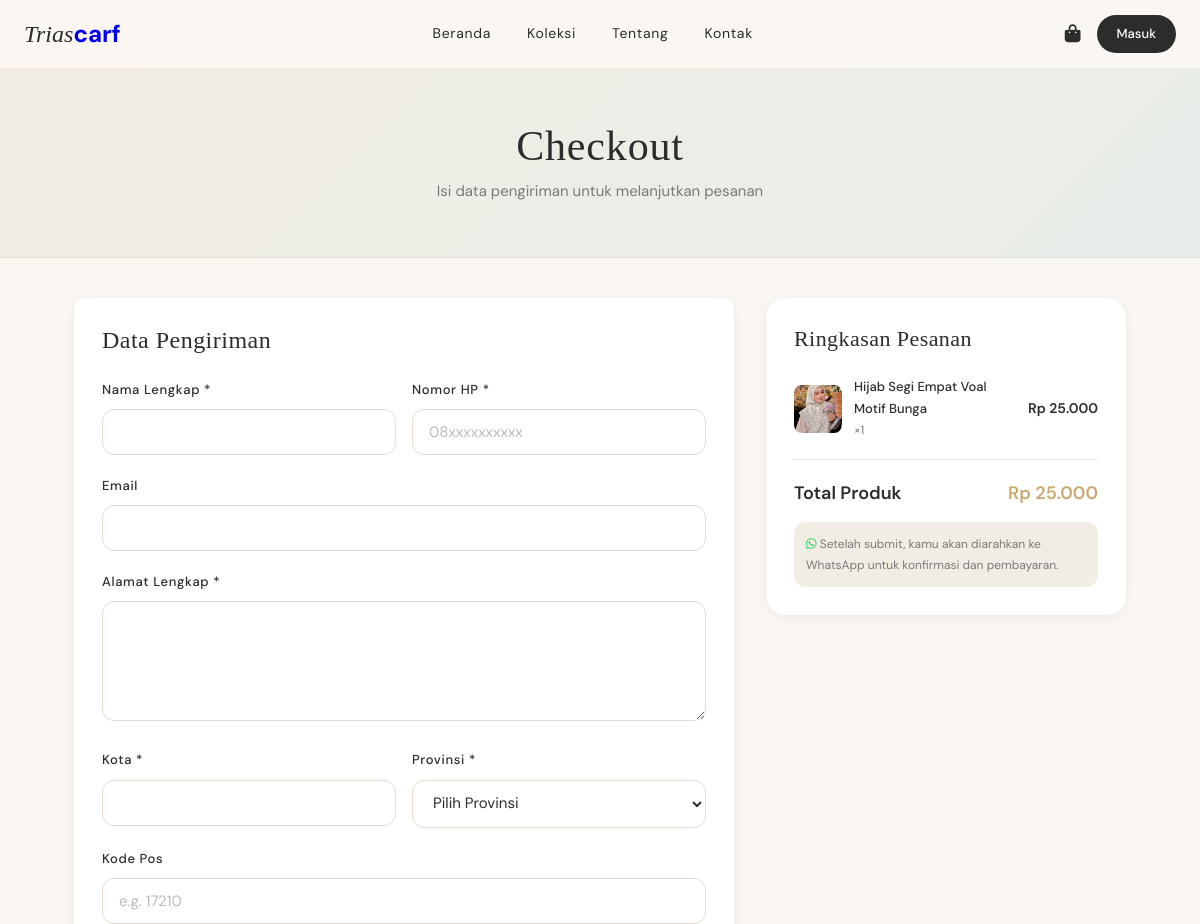
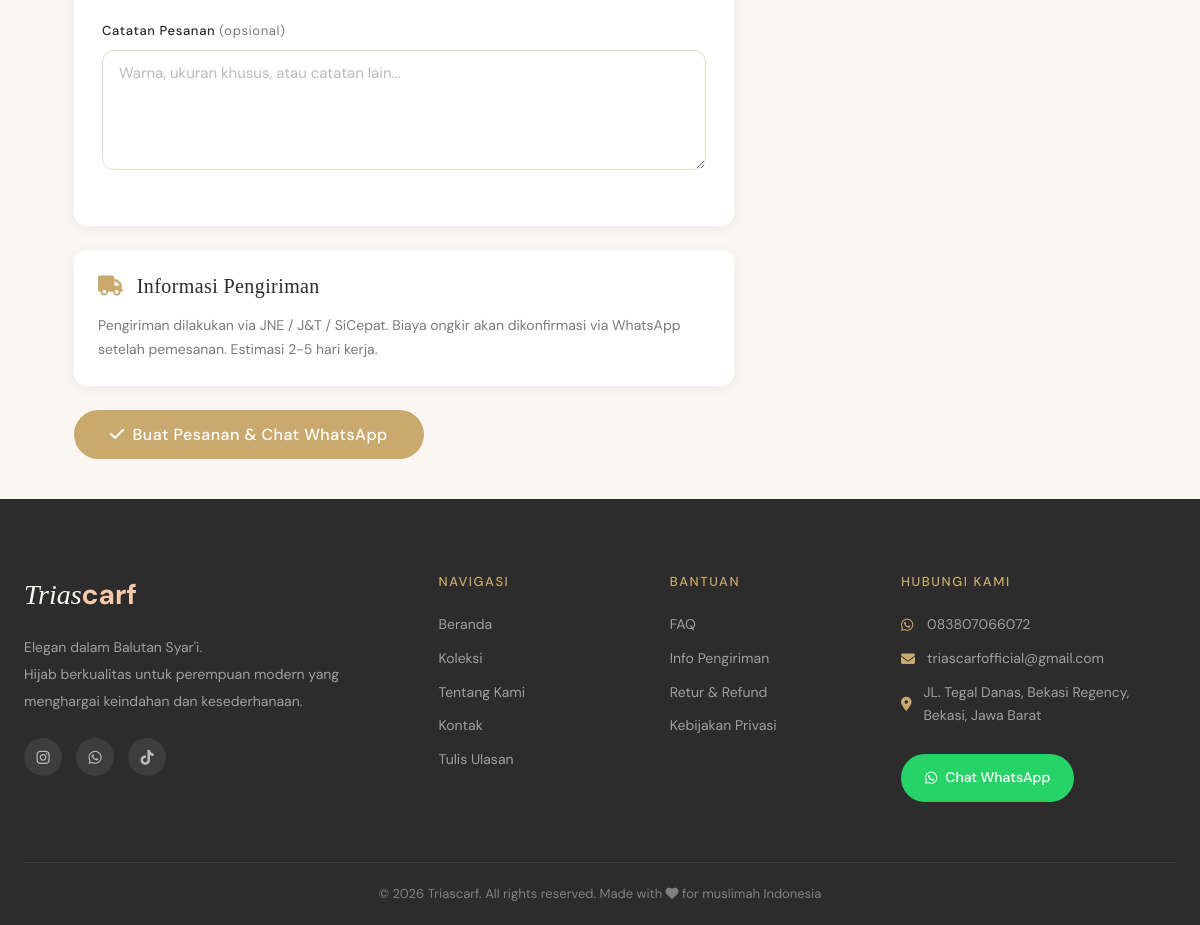
The page /triascraf/pages/checkout.php?buy_now=1 on the database its author committed (2 pictures, top to bottom).
### tables this page shows
CREATE TABLE `products` (
  `id` int(11) NOT NULL,
  `category_id` int(11) DEFAULT NULL,
  `name` varchar(200) NOT NULL,
  `slug` varchar(200) NOT NULL,
  `description` text DEFAULT NULL,
  `price` decimal(12,2) NOT NULL,
  `stock` int(11) DEFAULT 0,
  `image` varchar(255) DEFAULT NULL,
  `is_featured` tinyint(1) DEFAULT 0,
  `is_active` tinyint(1) DEFAULT 1,
  `created_at` timestamp NOT NULL DEFAULT current_timestamp()
);

CREATE TABLE `settings` (
  `id` int(11) NOT NULL,
  `key_name` varchar(100) NOT NULL,
  `value` text DEFAULT NULL
);

### triascraf/includes/config.php (called while the page is built, shortened)
<?php
function formatPrice($price) {
    return 'Rp ' . number_format($price, 0, ',', '.');
}
function getSetting($conn, $key) {
    $key = $conn->real_escape_string($key);
    $r = $conn->query("SELECT value FROM settings WHERE key_name = '$key'");
    if ($r && $r->num_rows > 0) return $r->fetch_assoc()['value'];
    return '';
}
?>

### triascraf/pages/checkout.php (the view, shortened to what this page needs)
<?php
require_once '../includes/config.php';
$cartItems = [];
$total = 0;
if (isset($_GET['buy_now'])) {
    $pid = intval($_GET['buy_now']);
    $p = $conn->query("SELECT * FROM products WHERE id = $pid AND is_active=1")->fetch_assoc();
    if ($p) { $cartItems[] = array_merge($p, ['qty'=>1,'subtotal'=>$p['price']]); $total = $p['price']; }
}
$success = false;
$orderCode = '';
$user = null;
?>
<?php include '../includes/header.php'; ?>
<div class="page-header">
    <h1>Checkout</h1>
    <p>Isi data pengiriman untuk melanjutkan pesanan</p>
</div>
<?php if ($success): ?>
<div style="max-width:600px;margin:60px auto;padding:0 24px;text-align:center">
    <div style="background:white;border-radius:20px;padding:48px;box-shadow:0 8px 32px rgba(0,0,0,.08)">
        <div style="width:80px;height:80px;background:#D5F0E0;border-radius:50%;display:flex;align-items:center;justify-content:center;margin:0 auto 24px;font-size:36px;color:#27AE60">✓</div>
        <h2 style="font-size:32px;margin-bottom:12px">Pesanan Diterima!</h2>
        <p style="color:var(--muted);margin-bottom:8px">No. Order: <strong style="color:var(--rose-gold)"><?= $orderCode ?></strong></p>
        <p style="color:var(--muted);font-size:14px;margin-bottom:32px">
            Klik tombol di bawah untuk melanjutkan konfirmasi pesanan via WhatsApp. Admin kami akan segera merespons.
        </p>
        <a href="<?= $waUrl ?>" class="btn-wa" target="_blank" style="display:inline-flex;font-size:16px;padding:14px 32px">
            <i class="fab fa-whatsapp"></i> Konfirmasi via WhatsApp
        </a>
        <div style="margin-top:24px">
            <a href="<?= BASE_URL ?>" class="btn btn-outline">Kembali ke Beranda</a>
        </div>
    </div>
</div>
<?php else: ?>
<div style="max-width:1100px;margin:0 auto;padding:40px 24px;display:grid;grid-template-columns:1fr 360px;gap:32px" class="checkout-grid">
    <form method="POST">
        <div class="admin-table-box" style="padding:28px;margin-bottom:24px">
            <h3 style="font-size:24px;margin-bottom:24px">Data Pengiriman</h3>
            <div class="form-row">
                <div class="form-group">
                    <label>Nama Lengkap *</label>
                    <input type="text" name="name" class="form-control" value="<?= $user['name'] ?? '' ?>" required>
                </div>
                <div class="form-group">
                    <label>Nomor HP *</label>
                    <input type="text" name="phone" class="form-control" value="<?= $user['phone'] ?? '' ?>" placeholder="08xxxxxxxxxx" required>
                </div>
            </div>
            <div class="form-group">
                <label>Email</label>
                <input type="email" name="email" class="form-control" value="<?= $user['email'] ?? '' ?>">
            </div>
            <div class="form-group">
                <label>Alamat Lengkap *</label>
                <textarea name="address" class="form-control" rows="3" required><?= $user['address'] ?? '' ?></textarea>
            </div>
            <div class="form-row">
                <div class="form-group">
                    <label>Kota *</label>
                    <input type="text" name="city" class="form-control" value="<?= $user['city'] ?? '' ?>" required>
                </div>
                <div class="form-group">
                    <label>Provinsi *</label>
                    <select name="province" class="form-control" required>
                        <option value="">Pilih Provinsi</option>
                    </select>
                </div>
            </div>
            <div class="form-group">
                <label>Kode Pos</label>
                <input type="text" name="postal_code" class="form-control" value="<?= $user['postal_code'] ?? '' ?>" placeholder="e.g. 17210">
            </div>
            <div class="form-group">
                <label>Catatan Pesanan <span style="color:var(--muted);font-weight:normal">(opsional)</span></label>
                <textarea name="notes" class="form-control" rows="2" placeholder="Warna, ukuran khusus, atau catatan lain..."></textarea>
            </div>
        </div>
        <div class="admin-table-box" style="padding:24px;margin-bottom:24px">
            <h3 style="font-size:20px;margin-bottom:16px"><i class="fas fa-truck" style="color:var(--rose-gold);margin-right:8px"></i> Informasi Pengiriman</h3>
            <p style="color:var(--muted);font-size:14px">Pengiriman dilakukan via JNE / J&T / SiCepat. Biaya ongkir akan dikonfirmasi via WhatsApp setelah pemesanan. Estimasi 2-5 hari kerja.</p>
        </div>
        <button type="submit" class="btn btn-gold" style="font-size:16px;padding:14px 36px">
            <i class="fas fa-check"></i> Buat Pesanan & Chat WhatsApp
        </button>
    </form>
    <div class="order-summary" style="position:sticky;top:88px;height:fit-content">
        <h3>Ringkasan Pesanan</h3>
        <?php foreach ($cartItems as $item): ?>
        <div style="display:flex;align-items:center;gap:12px;margin-bottom:14px">
            <?php if ($item['image']): ?>
            <img src="<?= UPLOAD_URL . htmlspecialchars($item['image']) ?>" style="width:48px;height:48px;object-fit:cover;border-radius:8px">
            <?php else: ?>
            <div style="width:48px;height:48px;background:var(--ivory);border-radius:8px;display:flex;align-items:center;justify-content:center;"><i class="fas fa-image" style="color:var(--muted)"></i></div>
            <?php endif; ?>
            <div style="flex:1">
                <div style="font-size:13px;font-weight:500"><?= htmlspecialchars($item['name']) ?></div>
                <div style="font-size:12px;color:var(--muted)">×<?= $item['qty'] ?></div>
            </div>
            <div style="font-size:14px;font-weight:600"><?= formatPrice($item['subtotal']) ?></div>
        </div>
        <?php endforeach; ?>
        <hr class="summary-divider">
        <div class="summary-row summary-total">
            <span>Total Produk</span>
            <span style="color:var(--rose-gold)"><?= formatPrice($total) ?></span>
        </div>
        <div style="font-size:12px;color:var(--muted);margin-top:8px;padding:12px;background:var(--ivory);border-radius:var(--radius)">
            <i class="fab fa-whatsapp" style="color:#25D366"></i> Setelah submit, kamu akan diarahkan ke WhatsApp untuk konfirmasi dan pembayaran.
        </div>
    </div>
</div>
<?php endif; ?>
<?php include '../includes/footer.php'; ?>

### triascraf/includes/footer.php (shortened to what this page needs)
</div><footer class="footer">
    <div class="footer-container">
        <div class="footer-brand">
            <div class="footer-logo"><span class="logo-script">Trias</span><span class="logo-bold">carf</span></div>
            <p>Elegan dalam Balutan Syar'i.<br>Hijab berkualitas untuk perempuan modern yang menghargai keindahan dan kesederhanaan.</p>
            <div class="footer-social">
                <a href="https://www.instagram.com/<?= getSetting($conn, 'store_instagram') ?: 'triascarfofficial' ?>" target="_blank" title="Instagram"><i class="fab fa-instagram"></i></a>
                <a href="https://wa.me/<?= preg_replace('/[^0-9]/', '', getSetting($conn, 'whatsapp_number') ?: '083807066072') ?>" target="_blank" title="WhatsApp"><i class="fab fa-whatsapp"></i></a>
                <a href="https://tiktok.com/@triascarf" target="_blank" title="TikTok"><i class="fab fa-tiktok"></i></a>
            </div>
        </div>
        <div class="footer-links">
            <h4>Navigasi</h4>
            <a href="<?= BASE_URL ?>">Beranda</a>
            <a href="<?= BASE_URL ?>/pages/shop.php">Koleksi</a>
            <a href="<?= BASE_URL ?>/pages/about.php">Tentang Kami</a>
            <a href="<?= BASE_URL ?>/pages/contact.php">Kontak</a>
            <a href="<?= BASE_URL ?>/pages/testimonial.php">Tulis Ulasan</a>
        </div>
        <div class="footer-links">
            <h4>Bantuan</h4>
            <a href="<?= BASE_URL ?>/pages/faq.php">FAQ</a>
            <a href="<?= BASE_URL ?>/pages/shipping.php">Info Pengiriman</a>
            <a href="<?= BASE_URL ?>/pages/return.php">Retur &amp; Refund</a>
            <a href="<?= BASE_URL ?>/pages/privacy.php">Kebijakan Privasi</a>
        </div>
        <div class="footer-contact">
            <h4>Hubungi Kami</h4>
            <p><i class="fab fa-whatsapp"></i> <?= getSetting($conn, 'whatsapp_number') ?: '083807066072' ?></p>
            <p><i class="fas fa-envelope"></i> <?= getSetting($conn, 'store_email') ?: 'hello@triascraf.com' ?></p>
            <p><i class="fas fa-map-marker-alt"></i> <?= getSetting($conn, 'store_address') ?: 'Bekasi, Jawa Barat' ?></p>
            <a href="https://wa.me/<?= preg_replace('/[^0-9]/', '', getSetting($conn, 'whatsapp_number') ?: '083807066072') ?>" class="btn-wa" target="_blank">
                <i class="fab fa-whatsapp"></i> Chat WhatsApp
            </a>
        </div>
    </div> <div class="footer-bottom">
        <p>© <?= date('Y') ?> Triascarf. All rights reserved. Made with <i class="fas fa-heart" style="color:var(--rose)"></i> for muslimah Indonesia</p>
    </div>
</footer>
</body>
</html>

### rows shown on the page
products: image (picture), name "Hijab Segi Empat Voal Motif Bunga", qty "1", price "Rp 25.000"
settings: value "083807066072"
settings: value "triascarfofficial@gmail.com"
settings: value "JL. Tegal Danas, Bekasi Regency, Bekasi, Jawa Barat"
